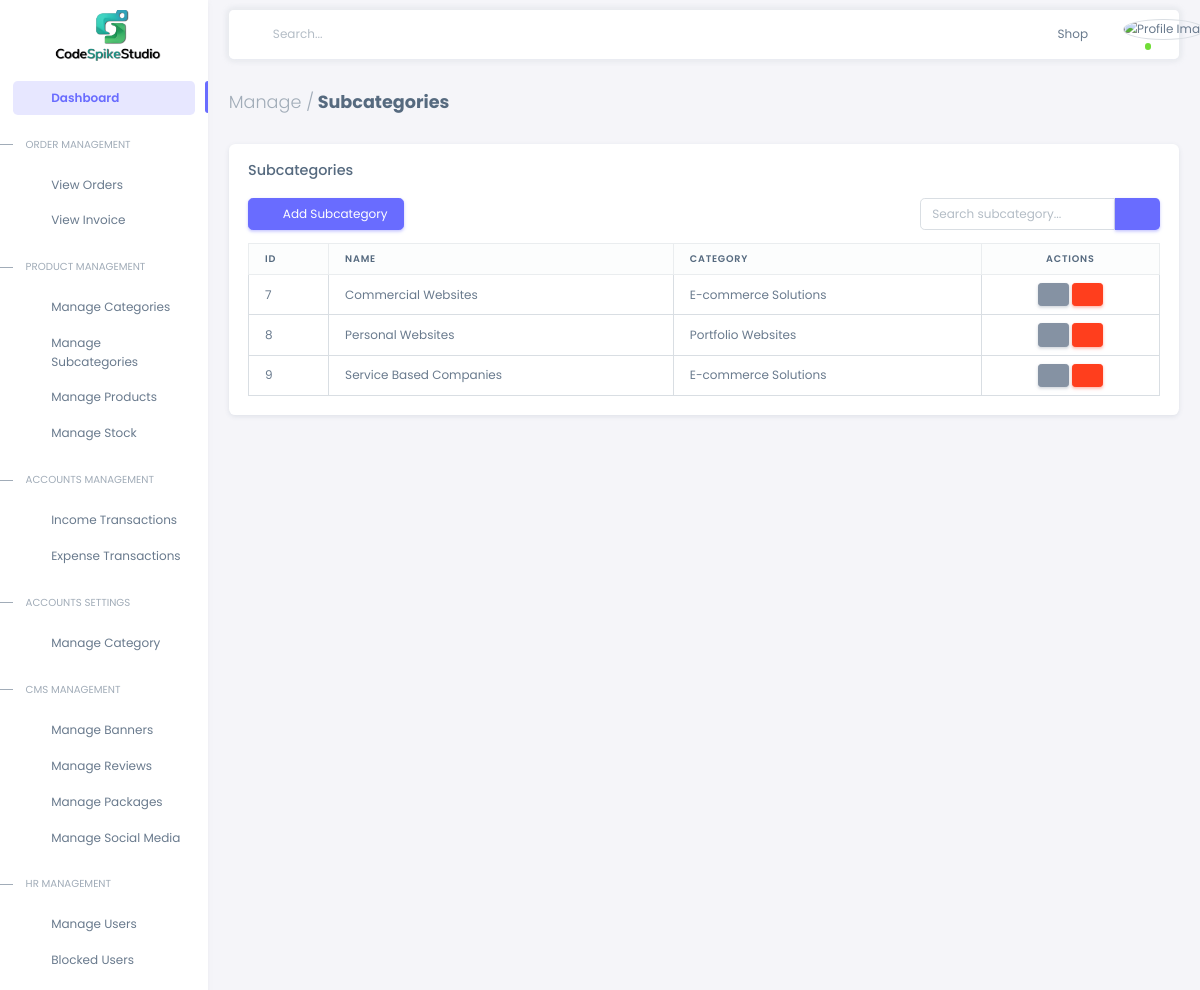
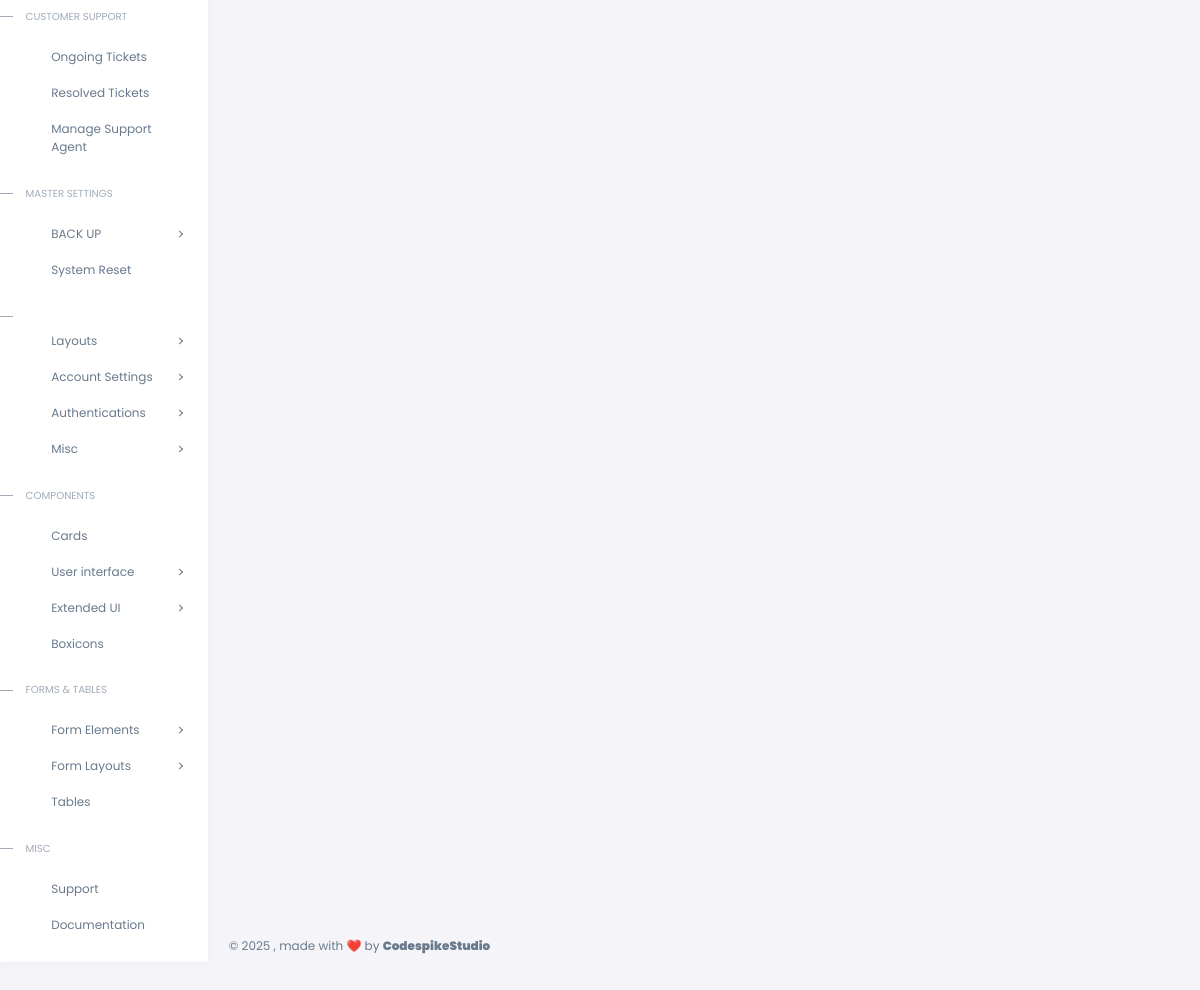
/subcategories/, run on the app's committed database (2 pictures, top to bottom).
### products/models.py (models this page shows, shortened)
class subcategory(models.Model):
    name = models.CharField(max_length=255)
    category = models.ForeignKey(Category, on_delete=models.CASCADE, related_name='subcategories')
    description = models.TextField()

class Category(models.Model):
    name = models.CharField(max_length=255)
    description = models.TextField()
    image = models.ImageField(upload_to='category_images/', null=True, blank=True)

### products/views.py (the view)
# urls.py: path('subcategories/', SubcategoryListView.as_view(), name='subcategory_list'),
class SubcategoryListView(ListView):
    model = subcategory
    template_name = 'admin_panel/subcategories.html'
    context_object_name = 'subcategories'
    def get_queryset(self):
        query = self.request.GET.get('search', '')
        if query:
            return subcategory.objects.filter(name__icontains=query)
        return super().get_queryset()
    def get_template_names(self):
        admin_mode = getattr(settings, 'ADMIN_PANEL_MODE', 'basic').lower()
        if admin_mode == 'advanced':
            return ['advadmin/subcategories.html']
        elif admin_mode == 'standard':
            return ['admin_panel/subcategories.html']  # If you have a standard mode template
        else:  # Default to basic
            return ['admin_panel/subcategories.html']
    def get_context_data(self, **kwargs):
        context = super().get_context_data(**kwargs)
        context['query'] = self.request.GET.get('search', '')
        return context

### templates/advadmin/subcategories.html (shortened to what this page needs)
{% extends 'advadmin/index.html' %}
{% load static %}
{% block content %}
<div class="content-wrapper">
  <div class="container-xxl flex-grow-1 container-p-y">
    <h4 class="fw-bold py-3 mb-4"><span class="text-muted fw-light">Manage /</span> Subcategories</h4>
    <div class="card">
      <h5 class="card-header">Subcategories</h5>
      <div class="card-body">
        <div class="d-flex justify-content-between mb-3">
          <a href="{% url 'add_subcategory' %}" class="btn btn-primary">
            <i class="bx bx-plus me-1"></i> Add Subcategory
          </a>
          <form method="GET" action="{% url 'subcategory_list' %}" class="d-flex" style="max-width: 300px;">
            <div class="input-group">
              <input type="text" name="search" class="form-control" placeholder="Search subcategory..." value="{{ query }}">
              <button type="submit" class="btn btn-primary">
                <i class="bx bx-search"></i>
              </button>
            </div>
          </form>
        </div>
        <div class="table-responsive">
          <table class="table table-bordered">
            <thead class="table-light">
              <tr>
                <th>ID</th>
                <th>Name</th>
                <th>Category</th>
                <th class="text-center">Actions</th>
              </tr>
            </thead>
            <tbody>
              {% for subcategory in subcategories %}
              <tr>
                <td>{{ subcategory.id }}</td>
                <td>{{ subcategory.name }}</td>
                <td>{{ subcategory.category.name }}</td>
                <td class="text-center">
                  <a href="{% url 'edit_subcategory' subcategory.id %}" class="btn btn-secondary btn-sm ">
                    <i class="bx bx-edit"></i>
                  </a>
                  <button class="btn btn-danger btn-sm" data-bs-toggle="modal" data-bs-target="#deleteModal"
                          data-subcategory-id="{{ subcategory.id }}" data-subcategory-name="{{ subcategory.name }}">
                    <i class="bx bx-trash"></i>
                  </button>
                </td>
              </tr>
              {% empty %}
              <tr>
                <td colspan="4" class="text-center py-4">No subcategories found</td>
              </tr>
              {% endfor %}
            </tbody>
          </table>
        </div>
      </div>
    </div>
  </div>
</div>
{% endblock %}

### data on the page
subcategory: id "7", name "Commercial Websites", category.name "E-commerce Solutions"
subcategory: id "8", name "Personal Websites", category.name "Portfolio Websites"
subcategory: id "9", name "Service Based Companies", category.name "E-commerce Solutions"
